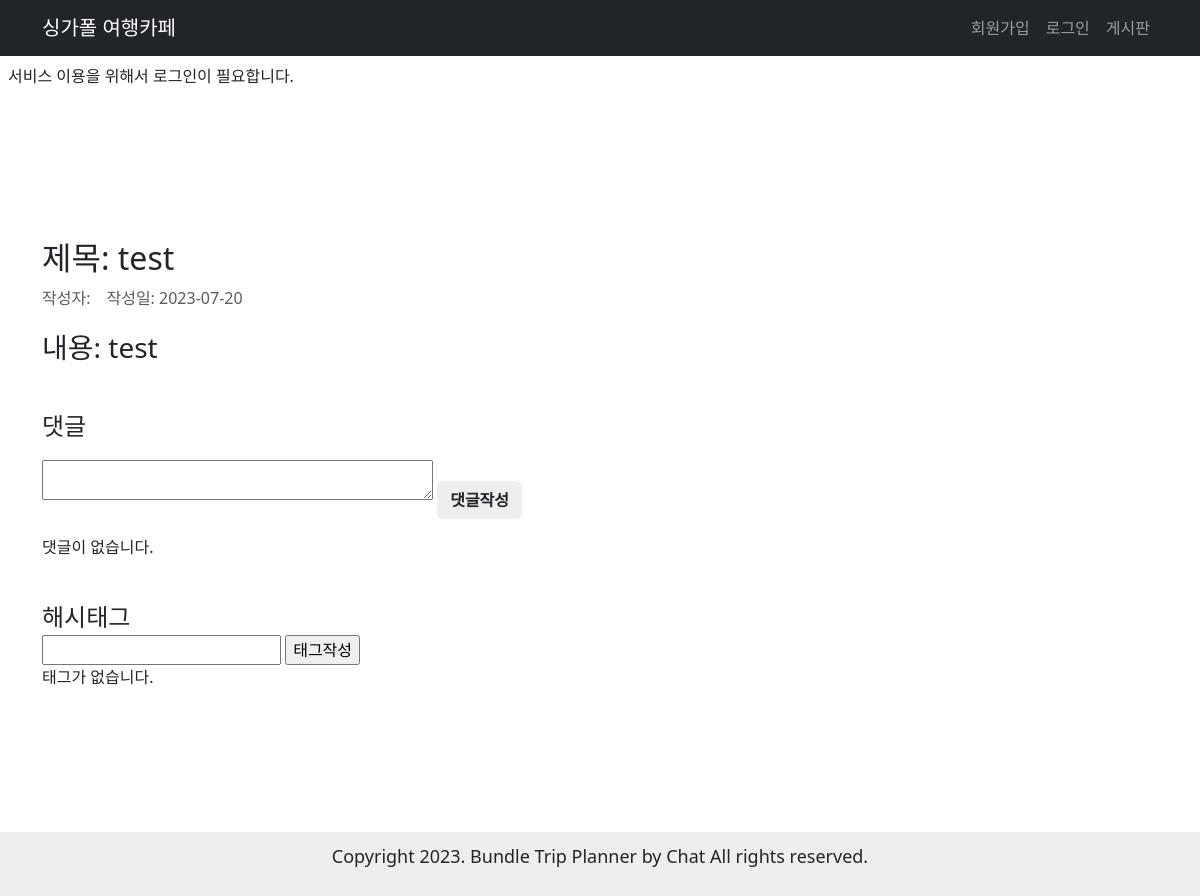
The page /blog/10/ on the database as committed earlier.
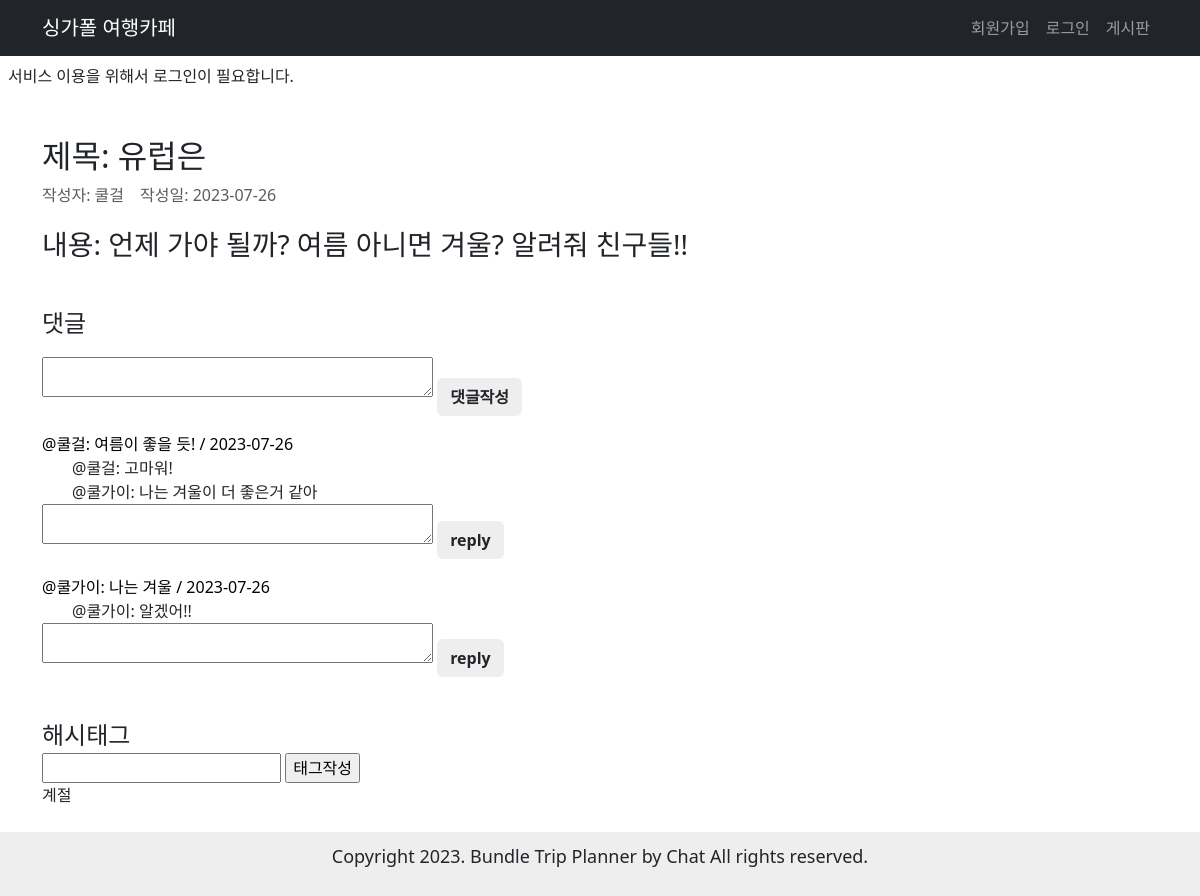
The same page on the database as committed later.
### blog/models.py (models this page shows, shortened)
class Post(models.Model):
    title = models.CharField(max_length=30)
    content = models.TextField()
    created_at = models.DateTimeField(auto_now_add=True)
    updated_at = models.DateTimeField(auto_now=True)
    user = models.ForeignKey(User, on_delete=models.CASCADE)
    tags = models.ManyToManyField('Hashtag', blank=True)

class Comment(models.Model):
    content = models.TextField()
    created_at = models.DateTimeField(auto_now_add=True)
    updated_at = models.DateTimeField(auto_now=True)
    user = models.ForeignKey(User, on_delete=models.CASCADE)
    post = models.ForeignKey('Post', on_delete=models.CASCADE)
    class Meta:
        ordering = ['created_at']

class Reply(models.Model):
    parent = models.ForeignKey(Comment, on_delete=models.CASCADE)
    content = models.TextField()
    created_at = models.DateTimeField(auto_now_add=True)
    updated_at = models.DateTimeField(auto_now=True)
    user = models.ForeignKey(User, on_delete=models.CASCADE)

class Hashtag(models.Model):
    name = models.CharField(max_length=10)

### user/models.py (models this page shows)
class User(AbstractUser):
    username = None
    name = models.CharField(max_length=30)
    email = models.EmailField(unique=True, max_length=255)
    is_staff = models.BooleanField(default=False)
    is_superuser = models.BooleanField(default=False)
    is_active = models.BooleanField(default=True)
    last_login = models.DateTimeField(null=True, blank=True)
    date_joined = models.DateTimeField(auto_now_add=True)
    USERNAME_FIELD = 'email'
    EMAIL_FIELD = 'email'
    REQUIRED_FIELDS = []
    objects = UserManager()

### blog/views.py (the view)
# urls.py: path('<int:pk>/', views.PostDetail.as_view(), name='detail'),
class PostDetail(View):
    def get(self, request, pk):
        post = Post.objects.prefetch_related(
            'comment_set').get(pk=pk)
        comments = post.comment_set.all()
        hashtags = post.tags.all()
        comment_form = CommentForm()
        hashtag_form = HashtagForm()
        reply_form = ReplyForm()
        context = {
            'post': post,
            'comments': comments,
            'hashtags': hashtags,
            'comment_form': comment_form,
            'hashtag_form': hashtag_form,
            'reply_form': reply_form,
        }
        return render(request, 'blog/post_detail.html', context)

### blog/forms.py
class CommentForm(forms.ModelForm):
    class Meta:
        model = Comment
        fields = ['content']
        widgets = {
            'content':  forms.Textarea(attrs={'rows': '3', 'cols': '40'})
        }

class HashtagForm(forms.ModelForm):
    class Meta:
        model = Hashtag
        fields = ['name']

### blog/templates/blog/post_detail.html (shortened to what this page needs)
{% extends "base.html" %}
{% block content %}
<div class="container detail-container">
<div class="d-flex detail-title">
        <h2 class=>제목: {{ post.title }}</h2>
</div>
    <div class="d-flex mt-2 text-muted">
        <p class="mb-3 me-3">작성자: {{ post.user.name }}</p>
        <p class="mb-3">작성일: {{ post.created_at|date:"Y-m-d" }}</p>
    </div>
    <p class="mb-3 fs-3">내용: {{ post.content }}</p>
    <br>
    <div class="mb-3 fs-4">댓글</div>
    <form action="{% url 'blog:cmt-write' post_id=post.pk %}" method="post" class="mb-3">
        {% if comment_form.errors %}
            {% with form=comment_form %}
                {% include "blog/form_error.html" %}
            {% endwith %}
        {% else %}
            {{ comment_form.content }}
        {% endif %}
        <input type="submit" value="댓글작성"  class="btn mt-2">
    </form>
    <div class="comment-container">
        {% if comments %}
            <ul class="list-group">
                {% for comment in comments %}
                    <li class="comment-list">
                        @{{ comment.user.name }}: {{ comment.content }} / {{ comment.created_at|date:"Y-m-d" }}
                        {% for reply in comment.reply_set.all %}
                            <li class="reply-list">
                                @{{ reply.user.name }}: {{ reply.content }}
                            </li>
                        {% endfor %}
                        <form action="{% url 'blog:reply-write' comment_id=comment.pk %}" method="post" class="mb-3">
                            {{ reply_form.content }}
                            <input type="submit" value="reply" class="btn">
                        </form>
                    </li>
                {% endfor %}
            </ul>
        {% else %}
            <p>댓글이 없습니다.</p>
        {% endif %}
    </div>
    <br>
    <div class="fs-4">해시태그</div>
    <form action="{% url 'blog:tag-write' post_id=post.pk %}" method="post">
        {% if hashtag_form.errors %}
            {% with form=hashtag_form %}
                {% include "blog/form_error.html" %}
            {% endwith %}
        {% else %}
            {{ hashtag_form.name }}
        {% endif %}
        <input type="submit" value="태그작성">
    </form>
    {% if hashtags %}
        <ul>
            {% for hashtag in hashtags %}
                <li>
                    {{ hashtag.name }}
                </li>
            {% endfor %}
        </ul>
    {% else %}
        <p>태그가 없습니다.</p>
    {% endif %}
</div>
{% endblock %}

Rows that differ between the two databases and show on the page:
changed Post: title "test" → "유럽은"; user.name (not shown) → "쿨걸"; created_at "2023-07-20" → "2023-07-26"; content "test" → "언제 가야 될까? 여름 아니면 겨울? 알려줘 친구들!!"
added Comment: user.name "쿨걸", content "여름이 좋을 듯!", created_at "2023-07-26"
now on this page (row edited): Reply: user.name "쿨걸", content "고마워!"
now on this page (row edited): Reply: user.name "쿨가이", content "나는 겨울이 더 좋은거 같아", shown under "쿨걸"
added Comment: user.name "쿨가이", content "나는 겨울", created_at "2023-07-26"
now on this page (row edited): Reply: user.name "쿨가이", content "알겠어!!"
now on this page (row edited): Hashtag: name "계절"
Other text that changed with them:
text no longer shown: "댓글이 없습니다. 태그가 없습니다."
